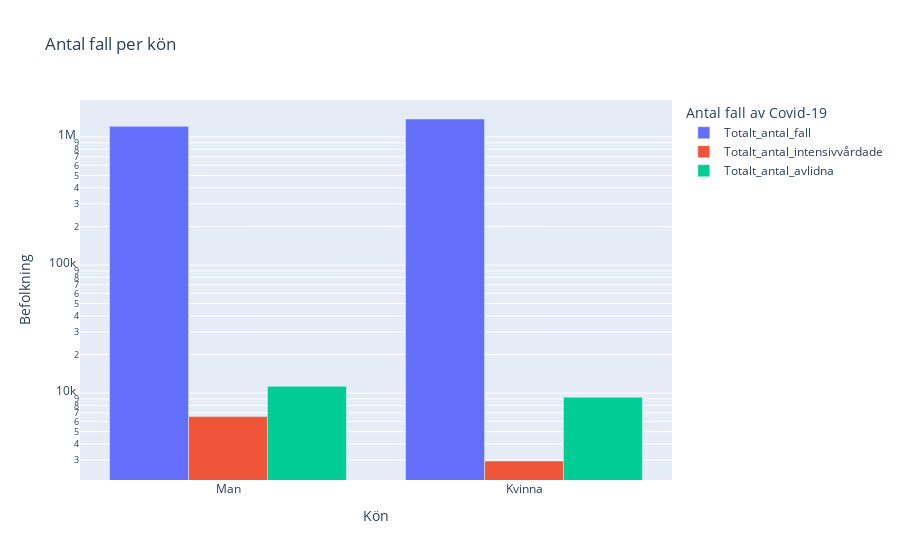

The code cell stored with this chart in its notebook:
### Code cell
def log_plotly_bar_with_df_title_labels(df, y, x, title, labels, save_file):
    fig = px.bar(
        df,
        y=y,
        x=x,
        barmode="group",  # groups the bars next to eachother instead of stacking on eachother
        labels=labels,
        title=title,
        log_y=True,  # easier to read, makes y-axes logarithmic
    )

    fig.show()
    fig.write_html("../Labb_1/Visualiseringar/" + save_file + ".html")


labels_antal_fall_kön = {"value": "Befolkning", "variable": "Antal fall av Covid-19"}

log_plotly_bar_with_df_title_labels(
    Kön_uppdelning,
    ["Totalt_antal_fall", "Totalt_antal_intensivvårdade", "Totalt_antal_avlidna"],
    "Kön",
    "Antal fall per kön",
    labels_antal_fall_kön,
    "KPI_1_Antal_fall_per_kön-",
)

### Figure 1 — Plotly figure (JSON) as saved in the notebook; plotly's stock layout.template omitted (floating-point values rounded to 4 significant figures)
{"data": [{"alignmentgroup": "True", "hovertemplate": "Antal fall av Covid-19=Totalt_antal_fall<br>Kön=%{x}<br>Befolkning=%{y}<extra></extra>", "legendgroup": "Totalt_antal_fall", "marker": {"color": "#636efa", "pattern": {"shape": ""}}, "name": "Totalt_antal_fall", "offsetgroup": "Totalt_antal_fall", "orientation": "v", "showlegend": true, "textposition": "auto", "type": "bar", "x": ["Man", "Kvinna"], "xaxis": "x", "y": [1210098, 1381189], "yaxis": "y"}, {"alignmentgroup": "True", "hovertemplate": "Antal fall av Covid-19=Totalt_antal_intensivvårdade<br>Kön=%{x}<br>Befolkning=%{y}<extra></extra>", "legendgroup": "Totalt_antal_intensivvårdade", "marker": {"color": "#EF553B", "pattern": {"shape": ""}}, "name": "Totalt_antal_intensivvårdade", "offsetgroup": "Totalt_antal_intensivvårdade", "orientation": "v", "showlegend": true, "textposition": "auto", "type": "bar", "x": ["Man", "Kvinna"], "xaxis": "x", "y": [6550, 2947], "yaxis": "y"}, {"alignmentgroup": "True", "hovertemplate": "Antal fall av Covid-19=Totalt_antal_avlidna<br>Kön=%{x}<br>Befolkning=%{y}<extra></extra>", "legendgroup": "Totalt_antal_avlidna", "marker": {"color": "#00cc96", "pattern": {"shape": ""}}, "name": "Totalt_antal_avlidna", "offsetgroup": "Totalt_antal_avlidna", "orientation": "v", "showlegend": true, "textposition": "auto", "type": "bar", "x": ["Man", "Kvinna"], "xaxis": "x", "y": [11279, 9273], "yaxis": "y"}], "layout": {"barmode": "group", "legend": {"title": {"text": "Antal fall av Covid-19"}, "tracegroupgap": 0}, "title": {"text": "Antal fall per kön"}, "xaxis": {"anchor": "y", "domain": [0, 1], "title": {"text": "Kön"}}, "yaxis": {"anchor": "x", "domain": [0, 1], "title": {"text": "Befolkning"}, "type": "log"}}}
